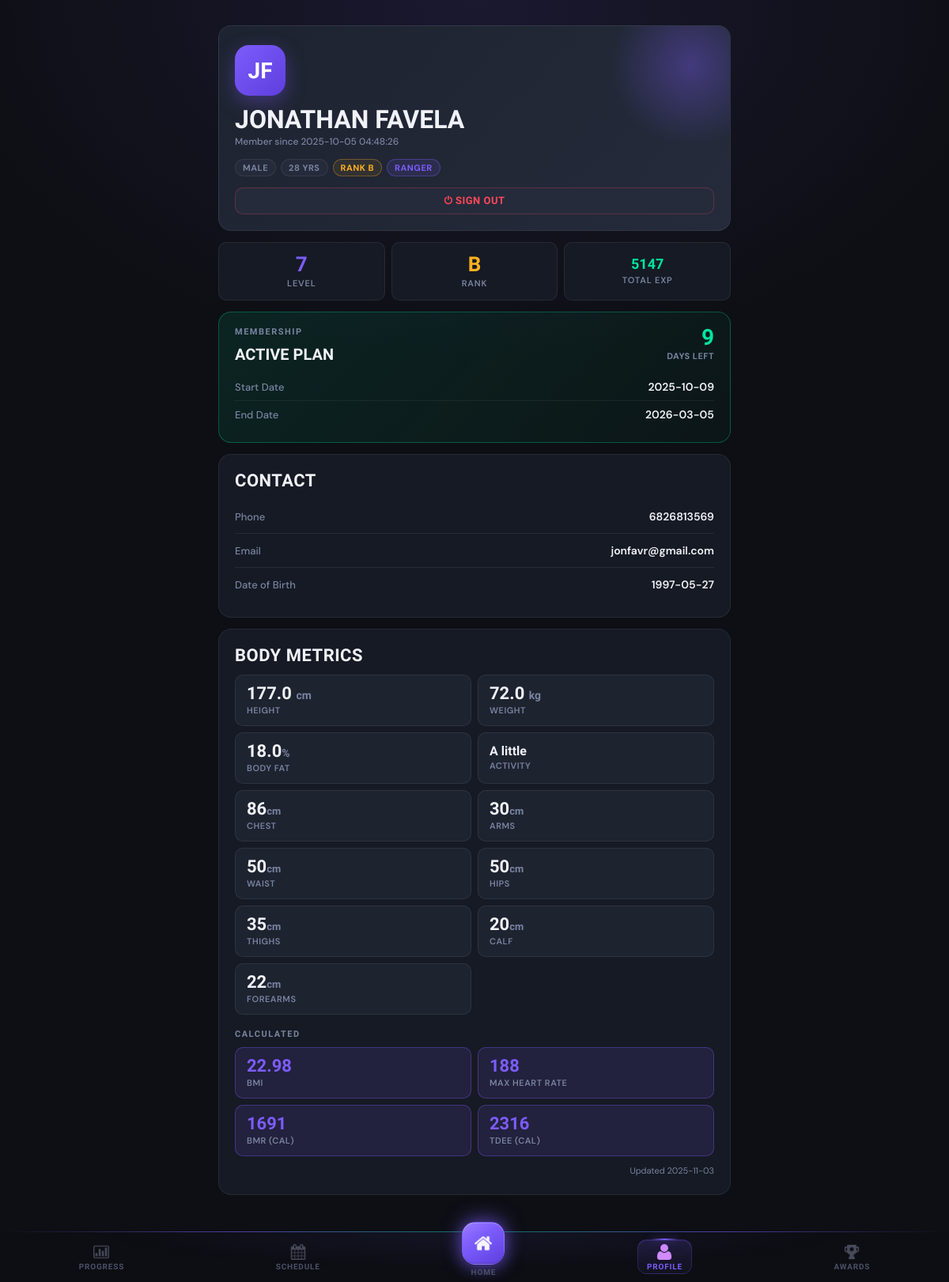
Before: /profile (signed in) with the older database file.
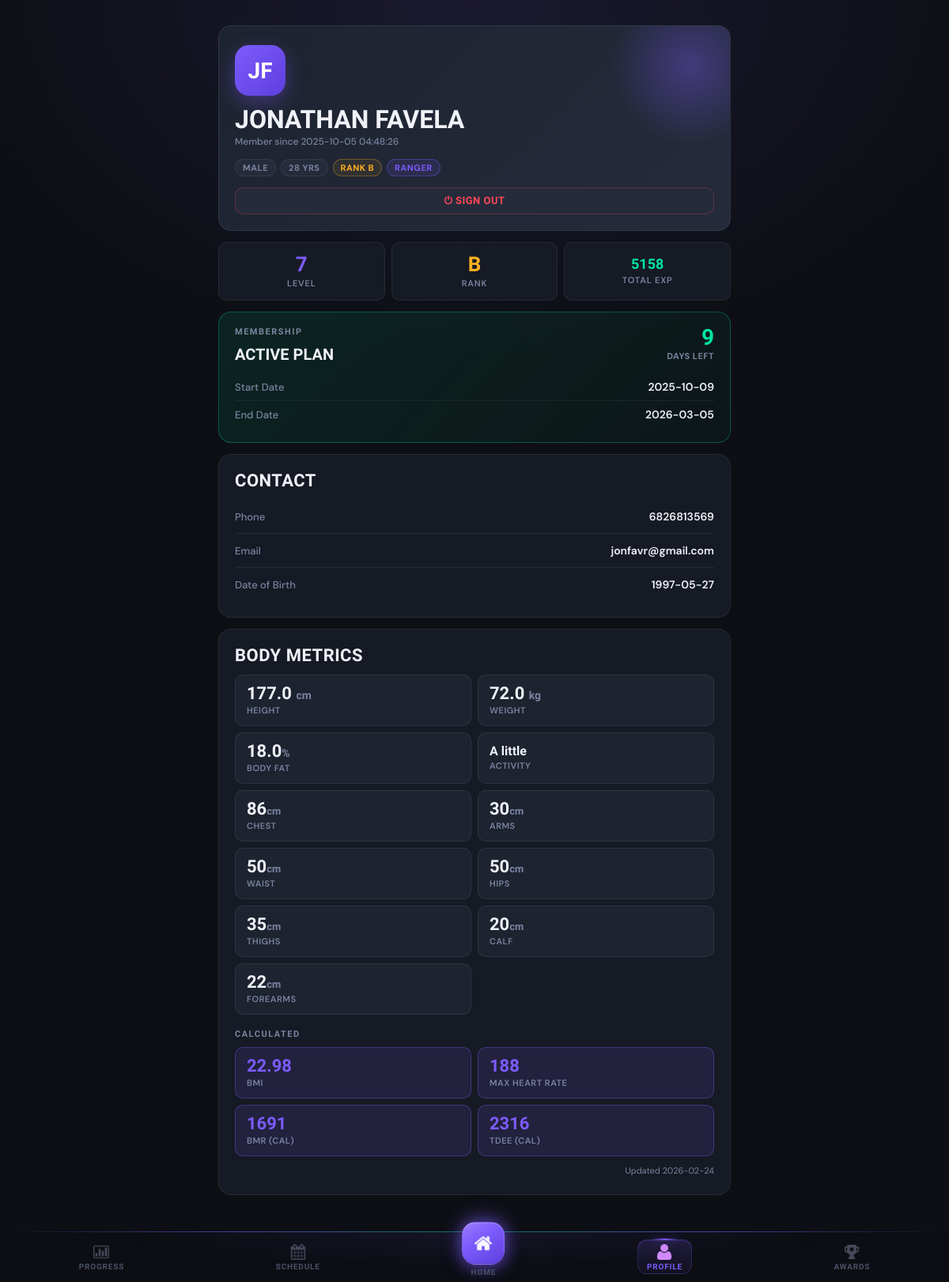
After: the same page with the newer database file.
### tables this page shows
CREATE TABLE client_gamification (
                gamification_id INTEGER PRIMARY KEY AUTOINCREMENT,
                client_id INTEGER UNIQUE NOT NULL,
                current_level INTEGER DEFAULT 1,
                current_exp INTEGER DEFAULT 0,
                total_exp INTEGER DEFAULT 0,
                rank TEXT DEFAULT 'E',
                client_class TEXT,
                class_unlocked_at_level INTEGER, current_streak INTEGER DEFAULT 0, longest_streak INTEGER DEFAULT 0, total_reps INTEGER DEFAULT 0, workouts_completed INTEGER DEFAULT 0,
                FOREIGN KEY (client_id) REFERENCES clients(client_id) ON DELETE CASCADE
            );

CREATE TABLE client_physical_data (
                physical_id INTEGER PRIMARY KEY AUTOINCREMENT,
                client_id INTEGER NOT NULL,
                height_cm REAL,
                weight_kg REAL,
                body_fat_percentage REAL,
                measurement_date DATE DEFAULT CURRENT_DATE,
                notes TEXT, `activity` TEXT, `chest_cm` TEXT, `arms_cm` TEXT, `forearms_cm` TEXT, `waist_cm` TEXT, `thighs_cm` TEXT, `hips_cm` TEXT, `claf_cm` TEXT,
                FOREIGN KEY (client_id) REFERENCES clients(client_id) ON DELETE CASCADE
            );

### main.py (the view)
@app.route('/profile')
@login_required
def profile():
    client_id = session['client_id']
    client = Client.get_by_id(client_id)
    physical_data = client.get_latest_physical_data()
    gam_data = client.get_gamification_data()
    physical_data_calculated = {}
    if physical_data:
        physical_data_calculated['bmi_value'] = round((physical_data['weight_kg'] / ((physical_data['height_cm'] / 100) ** 2)), 2)
        physical_data_calculated['mhr_value'] = int(208 - (0.7 * client.age))
        if client.gender == 'Male':
            physical_data_calculated['bmr_value'] = int((10 * physical_data['weight_kg']) + (6.25 * physical_data['height_cm']) - (5 * client.age) + 5)
        else:
            physical_data_calculated['bmr_value'] = int((10 * physical_data['weight_kg']) + (6.25 * physical_data['height_cm']) - (5 * client.age) - 161)
        if physical_data['activity'] == "Extreme":
            physical_data_calculated['tdee_value'] = int(physical_data_calculated['bmr_value'] * 1.9)
        elif physical_data['activity'] == "A lot":
            physical_data_calculated['tdee_value'] = int(physical_data_calculated['bmr_value'] * 1.72)
        elif physical_data['activity'] == "Some":
            physical_data_calculated['tdee_value'] = int(physical_data_calculated['bmr_value'] * 1.55)
        elif physical_data['activity'] == "A little":
            physical_data_calculated['tdee_value'] = int(physical_data_calculated['bmr_value'] * 1.37)
        else:
            physical_data_calculated['tdee_value'] = int(physical_data_calculated['bmr_value'] * 1.2)
    mc = MembershipController()
    membership = mc.get_client_membership(client_id)
    if membership:
        start_date = datetime.strptime(membership['start_date'], '%Y-%m-%d').date()
        end_date = datetime.strptime(membership['end_date'], '%Y-%m-%d').date()
        days_left = (end_date - date.today()).days
    return render_template('profile.html',
                         client=client,
                         physical_data=physical_data,
                         physical_data_calculated = physical_data_calculated,
                         gam_data=gam_data,
                         membership=membership,
                         start_date=start_date,
                         end_date=end_date,
                         days_left=days_left)

### controllers/membership_controller.py (called while the page is built)
    def get_client_membership(self, client_id):
        query = """
            SELECT * FROM client_memberships
            WHERE client_id = ?
            ORDER BY end_date DESC
            LIMIT 1
        """
        result = self.db.execute_query(query, (client_id,))
        return dict(result[0]) if result else None

### database/db_manager.py (called while the page is built)
    def connect(self):
        self.conn = sqlite3.connect(self.db_name)
        self.conn.row_factory = sqlite3.Row  # Access columns by name
        self.cursor = self.conn.cursor()

    def disconnect(self):
        if self.conn:
            self.conn.close()

    def execute_query(self, query, params=None):
        self.connect()
        if params:
            self.cursor.execute(query, params)
        else:
            self.cursor.execute(query)
        results = self.cursor.fetchall()
        self.disconnect()
        return results

### main.py (called while the page is built)
def login_required(f):
    @wraps(f)
    def decorated_function(*args, **kwargs):
        if 'client_id' not in session:
            return redirect(url_for('login'))
        return f(*args, **kwargs)
    return decorated_function

### models/client.py (called while the page is built)
    @property
    def full_name(self):
        return f"{self.first_name} {self.last_name}"

### templates/profile.html (shortened to what the changed rows need)
{% extends "base.html" %}
{% block content %}
<div class="profile-hero">
    <div class="profile-tags">
        {% if client.gender %}<span class="tag">{{ client.gender }}</span>{% endif %}
        {% if client.age %}<span class="tag">{{ client.age }} yrs</span>{% endif %}
        {% if gam_data %}<span class="tag tag-amber">Rank {{ gam_data.rank }}</span>{% endif %}
        {% if gam_data and gam_data.client_class %}<span class="tag tag-brand">{{ gam_data.client_class }}</span>{% endif %}
    </div>
</div>
{% if gam_data %}
<div class="gam-row">
    <div class="gam-cell">
        <span class="gam-cell-val" style="color:var(--brand);">{{ gam_data.current_level }}</span>
        <span class="gam-cell-lbl">Level</span>
    </div>
    <div class="gam-cell">
        <span class="gam-cell-val" style="color:var(--amber);">{{ gam_data.rank }}</span>
        <span class="gam-cell-lbl">Rank</span>
    </div>
    <div class="gam-cell">
        <span class="gam-cell-val" style="color:var(--green); font-size:18px; padding-top:4px;">{{ gam_data.total_exp }}</span>
        <span class="gam-cell-lbl">Total EXP</span>
    </div>
</div>
{% endif %}
<div class="card">
    <h2>Contact</h2>
</div>
{% if physical_data %}
<div class="card">
    <h2>Body Metrics</h2>
    <div class="metrics-grid">
        <div class="metric-item">
            <span class="metric-val">{{ physical_data.height_cm }} <small style="font-size:14px;color:var(--text-muted);">cm</small></span>
            <span class="metric-lbl">Height</span>
        </div>
        <div class="metric-item">
            <span class="metric-val">{{ physical_data.weight_kg }} <small style="font-size:14px;color:var(--text-muted);">kg</small></span>
            <span class="metric-lbl">Weight</span>
        </div>
        {% if physical_data.body_fat_percentage %}
        <div class="metric-item">
            <span class="metric-val">{{ physical_data.body_fat_percentage }}<small style="font-size:14px;color:var(--text-muted);">%</small></span>
            <span class="metric-lbl">Body Fat</span>
        </div>
        {% endif %}
        <div class="metric-item">
            <span class="metric-val" style="font-size:16px; padding-top:3px;">{{ physical_data.activity }}</span>
            <span class="metric-lbl">Activity</span>
        </div>
        {% if physical_data.chest_cm %}<div class="metric-item"><span class="metric-val">{{ physical_data.chest_cm }}<small style="font-size:13px;color:var(--text-muted);">cm</small></span><span class="metric-lbl">Chest</span></div>{% endif %}
        {% if physical_data.arms_cm %}<div class="metric-item"><span class="metric-val">{{ physical_data.arms_cm }}<small style="font-size:13px;color:var(--text-muted);">cm</small></span><span class="metric-lbl">Arms</span></div>{% endif %}
        {% if physical_data.waist_cm %}<div class="metric-item"><span class="metric-val">{{ physical_data.waist_cm }}<small style="font-size:13px;color:var(--text-muted);">cm</small></span><span class="metric-lbl">Waist</span></div>{% endif %}
        {% if physical_data.hips_cm %}<div class="metric-item"><span class="metric-val">{{ physical_data.hips_cm }}<small style="font-size:13px;color:var(--text-muted);">cm</small></span><span class="metric-lbl">Hips</span></div>{% endif %}
        {% if physical_data.thighs_cm %}<div class="metric-item"><span class="metric-val">{{ physical_data.thighs_cm }}<small style="font-size:13px;color:var(--text-muted);">cm</small></span><span class="metric-lbl">Thighs</span></div>{% endif %}
        {% if physical_data.claf_cm %}<div class="metric-item"><span class="metric-val">{{ physical_data.claf_cm }}<small style="font-size:13px;color:var(--text-muted);">cm</small></span><span class="metric-lbl">Calf</span></div>{% endif %}
        {% if physical_data.forearms_cm %}<div class="metric-item"><span class="metric-val">{{ physical_data.forearms_cm }}<small style="font-size:13px;color:var(--text-muted);">cm</small></span><span class="metric-lbl">Forearms</span></div>{% endif %}
    </div>
    <div class="section-label" style="margin-top:18px;">Calculated</div>
    <div class="calc-grid">
        {% if physical_data_calculated.bmi_value %}
        <div class="calc-item">
            <span class="calc-val">{{ physical_data_calculated.bmi_value }}</span>
            <span class="calc-lbl">BMI</span>
        </div>
        {% endif %}
        {% if physical_data_calculated.mhr_value %}
        <div class="calc-item">
            <span class="calc-val">{{ physical_data_calculated.mhr_value }}</span>
            <span class="calc-lbl">Max Heart Rate</span>
        </div>
        {% endif %}
        {% if physical_data_calculated.bmr_value %}
        <div class="calc-item">
            <span class="calc-val">{{ physical_data_calculated.bmr_value }}</span>
            <span class="calc-lbl">BMR (cal)</span>
        </div>
        {% endif %}
        {% if physical_data_calculated.tdee_value %}
        <div class="calc-item">
            <span class="calc-val">{{ physical_data_calculated.tdee_value }}</span>
            <span class="calc-lbl">TDEE (cal)</span>
        </div>
        {% endif %}
    </div>
    <p style="font-size:11px; margin-top:10px; text-align:right;">Updated {{ physical_data.measurement_date }}</p>
</div>
{% else %}
<div class="card">
    <h2>Body Metrics</h2>
    <p>No physical data recorded yet.</p>
</div>
{% endif %}
{% endblock %}

Changed rows visible on the page:
changed client_gamification "RANGER": total_exp "5147" → "5158"
changed client_physical_data "A little": measurement_date "2025-11-03" → "2026-02-24"
